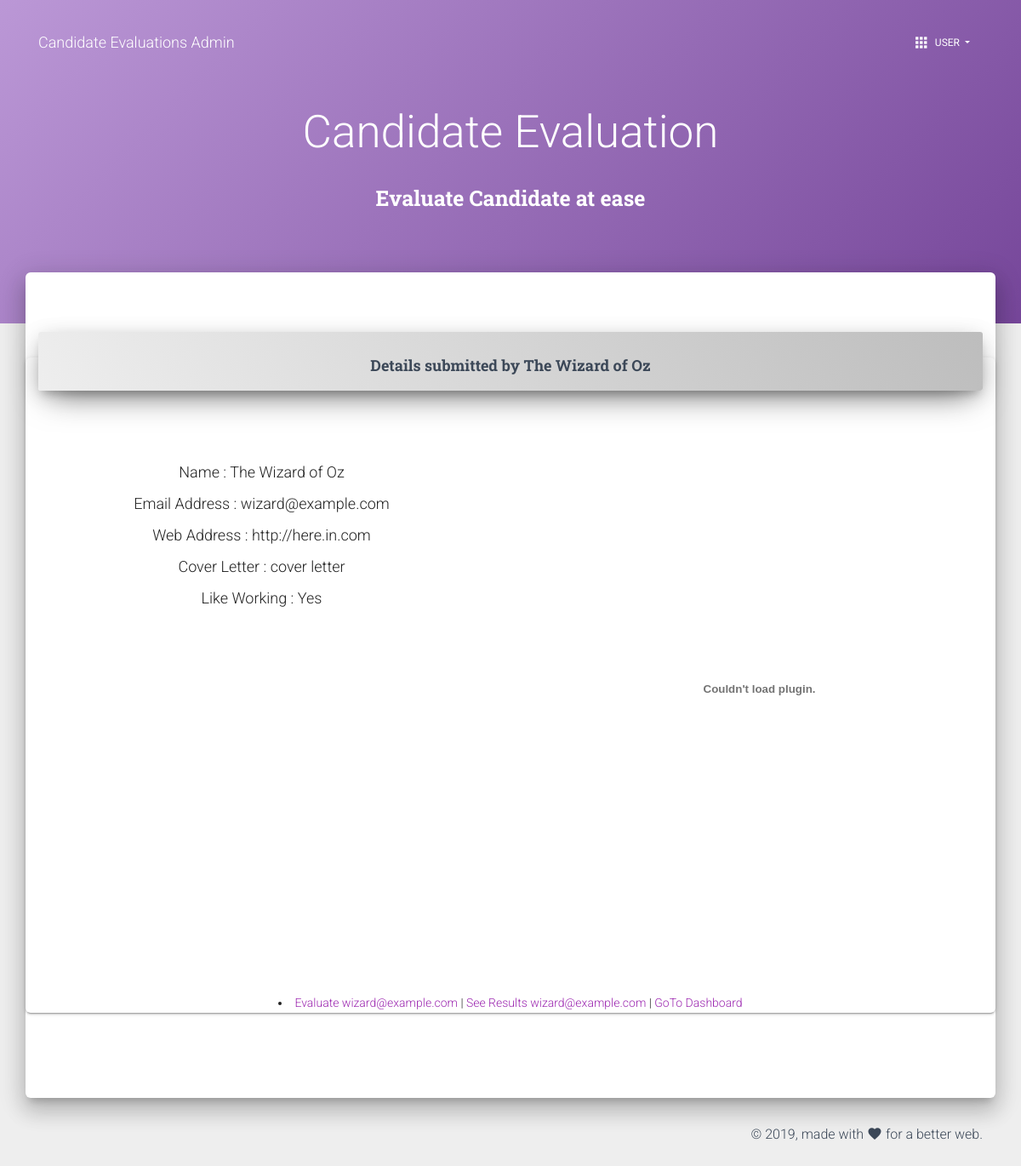
Screenshot of /user/wizard@example.com/ (signed in) with the database file from the repository.
### candidate/models.py (models this page shows)
class Contact(models.Model):
    name = models.CharField(max_length=30)
    email = models.EmailField(max_length=254, primary_key=True)
    web_address = models.URLField(max_length=60)
    cover_letter = models.CharField(
        max_length=2000,
        help_text='Write here your message!'
    )
    like_working = models.IntegerField(choices=WORKING_CHOICES, default=1)
    file_path = models.FileField(upload_to='documents/', validators=[FileExtensionValidator(allowed_extensions=['pdf'])])

### users/views.py (the view)
# urls.py: path('<str:candidate_email>/', views.detail, name='detail'),
@login_required()
def detail(request, candidate_email):
	try:
		candidate = Contact.objects.get(pk=candidate_email)
	except Contact.DoesNotExist:
		raise Http404("Candidate does not exist")
	return render(request, 'detail.html', {'candidate': candidate})

### templates/detail.html (shortened to what this page needs)
{% extends 'base.html' %}
{% block content %}
  <div class="page-header header-filter clear-filter purple-filter" data-parallax="true">
  	<div class="container">
      <div class="row">
        <div class="col-md-8 ml-auto mr-auto">
          <div class="brand text-center">
            <h1>Candidate Evaluation</h1>
            <h3 class="title text-center">Evaluate Candidate at ease</h3>
          </div>
        </div>
      </div>
    </div>
  </div>
  <div class="main main-raised">
    <div class="container">
      <div class="section text-center">
		<div class="content">
		    <div class="row">
				<div class="card">
		            <div class="card-header">
		                <h4 class="card-title">Details submitted by {{ candidate.name }} </h4>
		            </div>
		            <div class="row">
		            	<div class="col">
		            		<br />
		            		<br />
		            		<br />
		            		<div class="container">
		            			<h4>Name : {{ candidate.name }}</h4>
		            			<h4>Email Address : {{ candidate.email }}</h4>
		            			<h4>Web Address : {{ candidate.web_address }}</h4>
		            			<h4>Cover Letter : {{ candidate.cover_letter }}</h4>
		            			<h4>Like Working :
		            				{% if candidate.like_working  == 1 %}
		            					Yes
		            				{% else %}
		            					No
		            				{% endif %}
		            			</h4>
		            		</div>
		            	</div>
		            	<div class="col">
		            		<embed src="{{ candidate.file_path }}" content_type="application/pdf" height="700px" width="500">
		            	</div>
		            </div>
		            <li>
		            	<a href="{% url 'users:evaluate' candidate.email %}"> Evaluate {{ candidate.email }}</a> |
						<a href="{% url 'users:results' candidate.email %}"> See Results {{ candidate.email }}</a> |
						<a href="{% url 'users:dashboard' %}"> GoTo Dashboard</a>
					</li>
		        </div>
		    </div>
		</div>
      </div>
    </div>
  </div>
{% endblock %}

### rows the page displays
Contact: name "The Wizard of Oz", email "wizard@example.com", web_address "http://here.in.com", cover_letter "cover letter"
